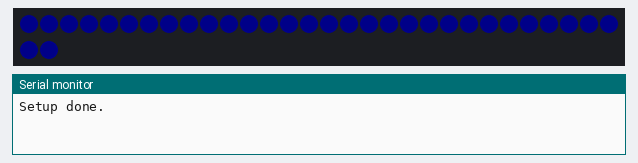
The sketch below on a simulated Arduino Uno, built with avr-gcc and run on an emulated ATmega328P. Shown: 32 RGB LEDs in strip order, left to right, continuing on the next row, the last lines printed to the serial monitor. Dim RGB values are drawn brighter than linear; random numbers use the default seed unless the sketch sets one.

Above: at 2.95 s.
At 19.1 s:
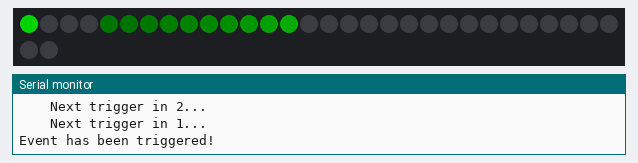
At 21.63 s:
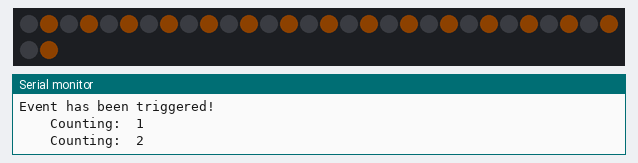
At 23.88 s:
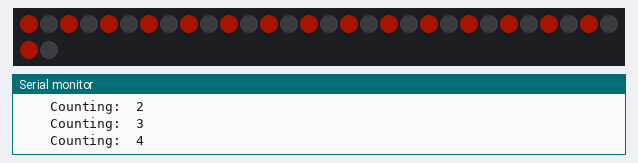
At 29.1 s:
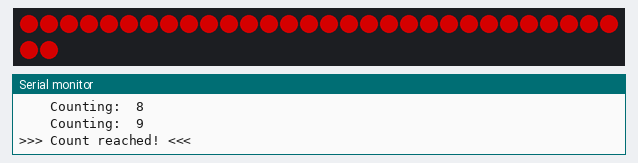

Measured:
- what the display in image 4 shows lasts 3.0 s, from 29.0 s to 32.0 s

The sketch:

every_n_timers.ino
```cpp
// Experiments with EVERY_N timer stuff.
// Testing:  manually creating timer, checking with if statement,
//   and using setPeriod(), getPeriod(), getRemaining(), and reset()
//
// Open serial monitor to follow some output.
//
// Marc Miller, Apr. 2016
//
//------------------------------------------------------------------
#include "FastLED.h"
#define LED_TYPE LPD8806
#define DATA_PIN 11
#define CLOCK_PIN 13
#define NUM_LEDS 32
CRGB leds[NUM_LEDS];

uint16_t tTime = 10;  // seconds to next trigger.  Get's randomized.
uint16_t cTime = 10;  // Count after trigger for n seconds
uint16_t rTime = 3;  // Reset after n seconds
static CEveryNSeconds triggerTimer(tTime);
static CEveryNSeconds countTimer(cTime);
static CEveryNSeconds resetTimer(rTime);

boolean timerTriggered = 0;  // Event triggered? [1=true, 0=false]
boolean counterTriggered = 0;  // Time to count?
boolean resetTriggered = 0;  // Should strip be reset?
boolean firstRun = 1;  // Will only have this run once.
uint8_t pos = 0;  // A pixel position.


//------------------------------------------------------------------
void setup(){
  Serial.begin(115200);  // Allows serial monitor output (check baud rate)
  delay(2500);  // Power-up delay
  FastLED.addLeds<LED_TYPE, DATA_PIN, CLOCK_PIN, GRB>(leds, NUM_LEDS).setCorrection(TypicalLEDStrip);
  FastLED.setBrightness(128);
  Serial.println("Setup done.");
}


//------------------------------------------------------------------
void loop(){

  if (firstRun == 1){
    EVERY_N_MILLISECONDS(300){
      fill_solid(leds, NUM_LEDS, CHSV(160,200,70));  // Blue
      FastLED.show();
    }
    EVERY_N_MILLISECONDS(600){
      FastLED.clear();
      FastLED.show();
    }
    EVERY_N_SECONDS(4){
      firstRun = 0;  // Set firstRun to false so it won't run again.
      resetTriggered = 1;
      resetTimer.reset();  // Start reset timer
    }
  }


  if (timerTriggered == 1) {
    if (triggerTimer) {  // check if time reached
      Serial.println("Event has been triggered!");
      triggerTimer.setPeriod( random8(8,17) );  // Set a new random trigger time
      tTime = triggerTimer.getPeriod();
      timerTriggered = 0;
      counterTriggered = 1;
      countTimer.reset();  // Start count timer
    } else {
      EVERY_N_MILLISECONDS(70){
        leds[pos] = CHSV(96,200,190);
        pos = (pos+1) % NUM_LEDS;
        fadeToBlackBy(leds, NUM_LEDS,80);
        leds[0] = CHSV(96,255,255);
        FastLED.show();
      }
      EVERY_N_SECONDS(1){
        Serial.print("    Next trigger in ");
        Serial.print(triggerTimer.getRemaining());
        Serial.println("...");
      }
    }
  }


  if (counterTriggered == 1) {
    EVERY_N_MILLISECONDS(250){
      FastLED.clear();
      for (uint8_t i=0; i<NUM_LEDS; i=i+2){
        leds[i] = CHSV(10,255,160);
        FastLED.show();
      }
    }
    EVERY_N_MILLISECONDS(500){
      FastLED.clear();
      for (uint8_t i=1; i<NUM_LEDS; i=i+2){
        leds[i] = CHSV(32,255,100);
        FastLED.show();
      }
    }

    if (countTimer) {  // check if time reached
      Serial.println(">>> Count reached! <<< ");
      fill_solid(leds, NUM_LEDS, CRGB::Red);
      FastLED.show();
      counterTriggered = 0;
      resetTriggered = 1;
      resetTimer.reset();  // Start reset timer
    } else {
      EVERY_N_SECONDS(1){
        Serial.print("    Counting:  ");
        uint16_t count = countTimer.getElapsed();
        Serial.println(count);
      }
    }
  }


  if (resetTriggered == 1) {
    if (resetTimer) {  // check if time reached
      Serial.println("  Strip reset.  ");
      FastLED.clear();
      FastLED.show();
      resetTriggered = 0;  // Strip has been reset
      timerTriggered = 1; // Look for next event trigger
      countTimer.reset();  // Start count timer
      triggerTimer.reset();  // Start trigger timer
    }
  }


}//----End main loop----
```
